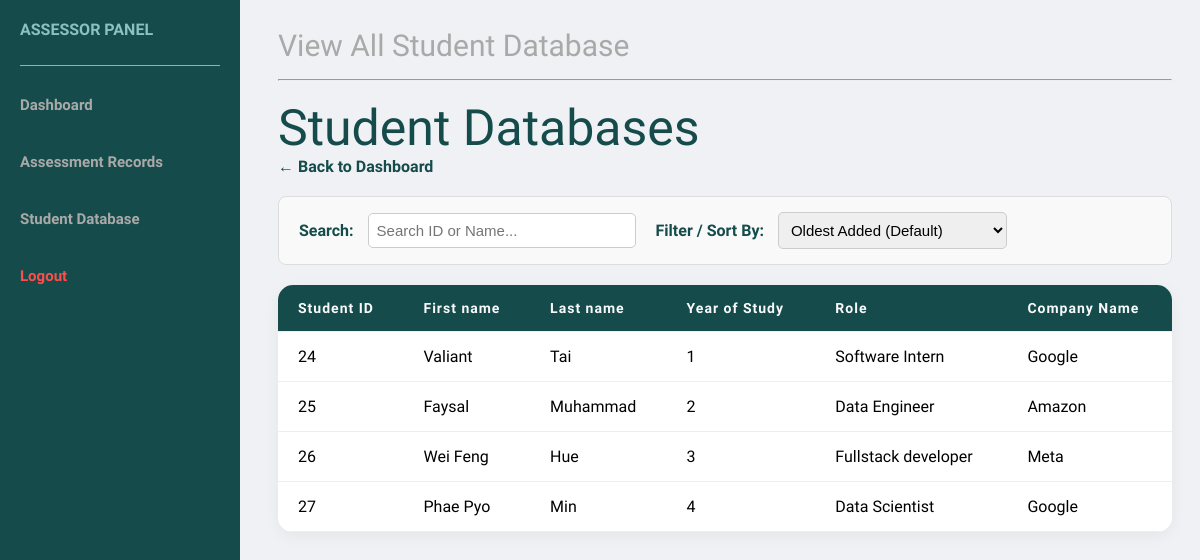
Page /AssessorDashboard/ViewStudentDatabase.php on the committed database.
### tables this page shows
CREATE TABLE `internship` (
  `InternshipID` int(11) NOT NULL,
  `StudentAccountID` int(11) NOT NULL,
  `CompanyINT` int(11) DEFAULT NULL,
  `Role` varchar(100) NOT NULL,
  `Months_duration` int(11) NOT NULL,
  `Description` varchar(200) DEFAULT NULL
);

CREATE TABLE `studentprofile` (
  `StudentProfileID` int(11) NOT NULL,
  `StudentAccountID` int(11) NOT NULL,
  `FirstName` varchar(100) NOT NULL,
  `LastName` varchar(100) NOT NULL,
  `ProgrammeCode` varchar(100) NOT NULL,
  `YearOfStudy` int(11) NOT NULL,
  `AssesorAccountIDLect` int(11) DEFAULT NULL,
  `AssesorAccountIDSuper` int(11) DEFAULT NULL
);

CREATE TABLE `companynamelist` (
  `CompanyInt` int(11) NOT NULL,
  `CompanyName` varchar(100) NOT NULL,
  `CompanyAddress` varchar(100) DEFAULT NULL,
  `CompanyType` enum('Technology','Finance','Healthcare','Engineering','Media','Other') DEFAULT NULL,
  `ContactNumber` varchar(100) DEFAULT NULL,
  `EmailContact` varchar(100) DEFAULT NULL,
  `PicturePath` varchar(255) DEFAULT NULL
);

### ExecutePStatement.php (called while the page is built, shortened)
<?php
function executePreparedStatement($sql, $params) {
    global $conn;
    $stmt = $conn->prepare($sql);
    if (stripos($sql, "SELECT") === 0) {
        $stmt->execute();
        $result = $stmt->get_result();
    } else {
        $result = $stmt->execute();
    }
    return $result;
}
?>

### AssessorDashboard/ViewStudentDatabase.php (the view, shortened to what this page needs)
<?php
    include '../Connection.php';
    include '../ExecutePStatement.php';
$filtervalue = isset($_GET['search']) ? $_GET['search'] : '';
if ($filtervalue !== '') {
    $searchTerm = "%" . $filtervalue . "%";
    $studentsList = "SELECT sp.StudentProfileID, sp.StudentAccountID, sp.FirstName, sp.LastName, sp.YearOfStudy, intern.Role, comp.CompanyName
                    FROM studentprofile sp
                    LEFT JOIN internship intern ON sp.StudentAccountID = intern.StudentAccountID
                    LEFT JOIN companynamelist comp ON intern.CompanyINT = comp.CompanyInt
                    WHERE sp.StudentAccountID LIKE ?
                    OR sp.FirstName LIKE ?
                    OR sp.LastName LIKE ?
                    OR comp.CompanyName LIKE ?";
    $studentResult = executePreparedStatement($studentsList, [$searchTerm, $searchTerm, $searchTerm, $searchTerm]);
} else {
    $studentsList = "SELECT sp.StudentProfileID, sp.StudentAccountID, sp.FirstName, sp.LastName, sp.YearOfStudy, intern.Role, comp.CompanyName
                    FROM studentprofile sp
                    LEFT JOIN internship intern ON sp.StudentAccountID = intern.StudentAccountID
                    LEFT JOIN companynamelist comp ON intern.CompanyINT = comp.CompanyInt";
    $studentResult = executePreparedStatement($studentsList, []);
}
?>
<!DOCTYPE html>
<html>
    <head>
        <link rel="stylesheet" href="../CssFiles/AssessorDashBoard.css">
        <link rel="stylesheet" href="../CssFiles/AssessorTableStyle.css">
    </head>
    <body>
        <nav>
            <p>ASSESSOR PANEL</p>
            <hr>
            <a href="../AssessorDashboard.php">Dashboard</a><br>
            <a href="StudentDatabaseAss.php">Assessment Records</a><br>
            <a href="#">Student Database</a><br>
            <div id="logout">
                <a href="../Logout.php" onclick="return confirm('Are you sure you want to logout?')">Logout</a>
            </div>
        </nav>
        <div class="main">
            <div id="title">View All Student Database</div>
            <hr>
            <header>Student Databases</header>
            <a onclick="window.location.href='../AssessorDashboard.php'" class="back-link">&larr; Back to Dashboard</a>
        <div class="search-bar-container">
            <div>
                <label for="jsSearch">Search:</label>
                <input type="text" id="jsSearch" placeholder="Search ID or Name..." onkeyup="applyFilters()">
            </div>
            <div>
                <label for="jsSort">Filter / Sort By:</label>
                <select id="jsSort" onchange="applyFilters()">
                    <option value="oldest">Oldest Added (Default)</option>
                </select>
            </div>
        </div>
            <table id="searchTable">
                <tr>
                    <th>Student ID</th>
                    <th>First name</th>
                    <th>Last name </th>
                    <th>Year of Study </th>
                    <th>Role </th>
                    <th>Company Name </th   >
                </tr>
                    <?php if ($studentResult && $studentResult->num_rows > 0): ?>
                        <?php while ($row = $studentResult->fetch_assoc()): ?>
                            <?php
                            $id = $row['StudentAccountID'];
                            $FirstName = $row['FirstName'];
                            $LastName = $row['LastName'];
                            $YearOfStudy = $row['YearOfStudy'];
                            $role = $row['Role'];
                            $company = $row['CompanyName'];
                            ?>
                            <tr class="search-row" data-id="<?= $id; ?>" data-name="<?= $FirstName . $LastName; ?>">
                                <td ><?= $id; ?></td>
                                <td ><?= $FirstName; ?></td>
                                <td ><?= $LastName; ?></td>
                                <td><?= $YearOfStudy; ?></td>
                                <td><?= $role; ?></td>
                                <td><?= $company; ?></td>
                            </tr>
                        <?php endwhile; ?>
                    <?php endif; ?>
            </table>
        </div>
    </body>
</html>

### CssFiles/AssessorDashBoard.css (style rules this page uses)
body { font-family: "Bricolage Grotesque", sans-serif; padding: 20px; }
body { background-color: #f0f1f5 ; }
nav { height: 100%; width:200px; position: fixed; top:0; left:0; background-color: #154c4b; overflow-x: hidden; padding:20px; }
nav p { font-weight: bold; color: #8bc1c0 ; padding-bottom: 10px; margin-top: 0; }
nav hr { margin-bottom: 30px; border: 0; border-top: 1px solid #aaa9a9; margin-left: 0; }
nav a { text-decoration: none; font-size: 15px; color: #aaa9a9; display: block; transition: 0.3s; align-items: left; font-weight:bold; margin-bottom:20px }
#logout a { color: #ff4d4d; font-weight: bold; }
.main { margin-left:250px; }
.main hr { color:#aaa9a9; }
#title { color: #aaa9a9; font-size:30px; padding-bottom:8px; }
header { font-size:50px; color:#154c4b; padding-top:10px; }
.back-link { display: inline-block; margin-bottom: 20px; color: #154c4b; text-decoration: none; font-weight: bold; transition: color 0.3s; }

### CssFiles/AssessorTableStyle.css (style rules this page uses)
table { width: 100%; border-collapse: collapse; margin-top: 20px; background-color: white; border-radius: 15px; overflow: hidden; box-shadow: 0 4px 15px rgba(0,0,0,0.05); }
th, td { text-align: left; padding: 15px 20px; border-bottom: 1px solid #eee; }
tr { background-color: white; transition: all 0.3s ease; }
th { background-color: #154c4b; color: #f8f9fa ; font-size: 14px; letter-spacing: 1px; font-weight: 900; }

### AssessorDashboard/ViewStudentDatabase.php (style rules this page uses)
.back-link { display: inline-block; margin-bottom: 20px; color: #154c4b; text-decoration: none; font-weight: bold; transition: color 0.3s; }
.search-bar-container { display: flex; align-items: center; gap: 20px; background-color: #f9f9f9; padding: 15px 20px; border-radius: 8px; margin-bottom: 20px; border: 1px solid #ddd; }
.search-bar-container label { font-weight: bold; color: #154c4b; margin-right: 10px; }
.search-bar-container input, .search-bar-container select { padding: 8px; border: 1px solid #ccc; border-radius: 5px; font-size: 15px; outline: none; }
.search-bar-container input { width: 250px; }

### rows in the picture
internship: studentprofile.StudentAccountID "24", studentprofile.FirstName "Valiant", studentprofile.LastName "Tai", studentprofile.YearOfStudy "1", Role "Software Intern", CompanyINT.CompanyName "Google"
internship: studentprofile.StudentAccountID "25", studentprofile.FirstName "Faysal", studentprofile.LastName "Muhammad", studentprofile.YearOfStudy "2", Role "Data Engineer", CompanyINT.CompanyName "Amazon"
internship: studentprofile.StudentAccountID "26", studentprofile.FirstName "Wei Feng", studentprofile.LastName "Hue", studentprofile.YearOfStudy "3", Role "Fullstack developer", CompanyINT.CompanyName "Meta"
internship: studentprofile.StudentAccountID "27", studentprofile.FirstName "Phae Pyo", studentprofile.LastName "Min", studentprofile.YearOfStudy "4", Role "Data Scientist", CompanyINT.CompanyName "Google"
